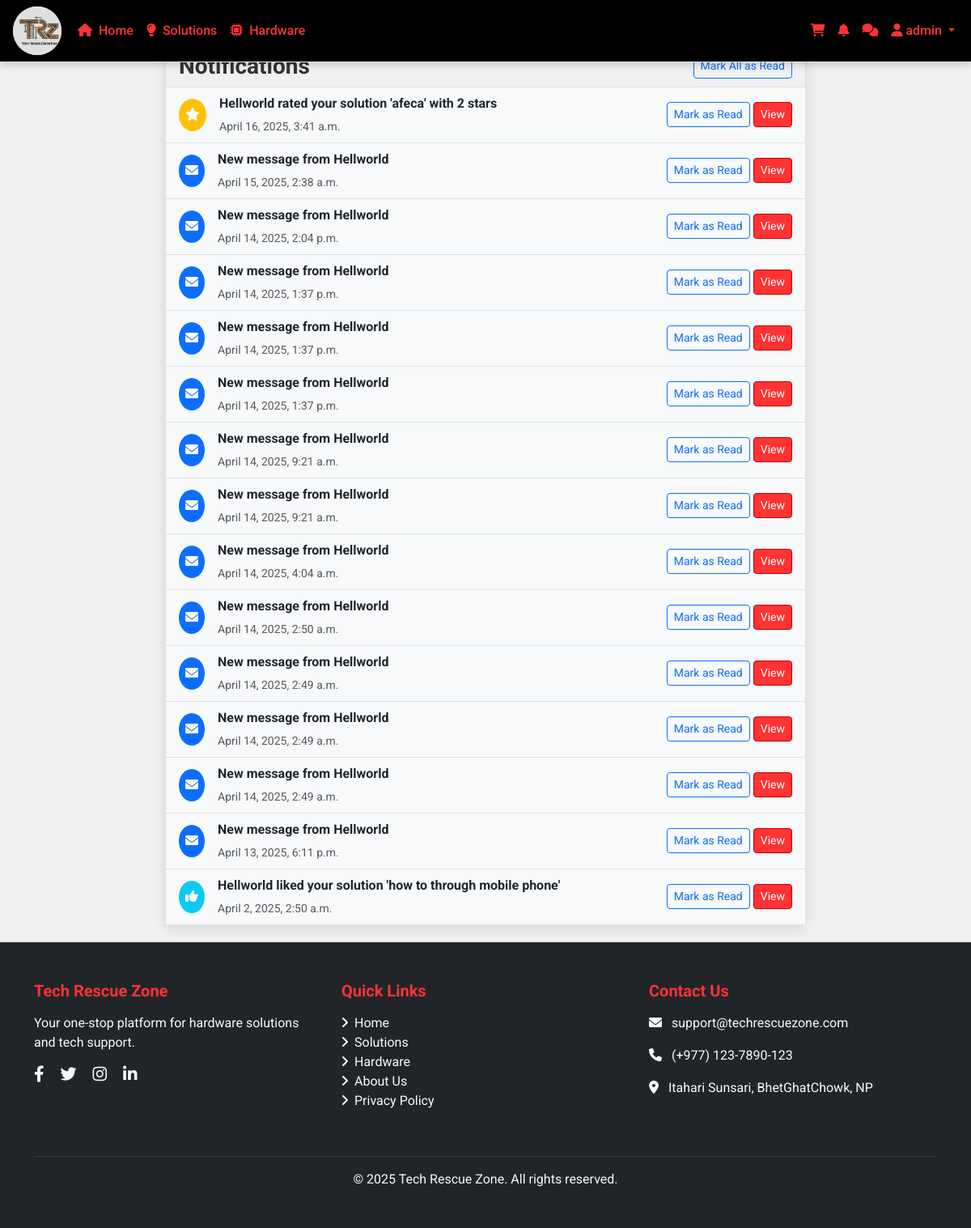
The app's page /notifications/ (signed in) with its own data.
### TechRescueZoneApp/models.py (models this page shows, shortened)
class Notification(models.Model):
    NOTIFICATION_TYPES = (
        ('message', 'New Message'),
        ('solution_comment', 'Solution Comment'),
        ('solution_like', 'Solution Like'),
        ('solution_rating', 'Solution Rating'),
        ('order_status', 'Order Status Update'),
        ('system', 'System Notification'),
    )
    recipient = models.ForeignKey(User, on_delete=models.CASCADE, related_name='notifications')
    sender = models.ForeignKey(User, on_delete=models.CASCADE, related_name='sent_notifications', null=True, blank=True)
    notification_type = models.CharField(max_length=20, choices=NOTIFICATION_TYPES)
    content = models.TextField()
    link = models.CharField(max_length=255, blank=True, null=True)
    is_read = models.BooleanField(default=False)
    created_at = models.DateTimeField(auto_now_add=True)
    class Meta:
        ordering = ['-created_at']

### TechRescueZoneApp/views.py (the view)
# urls.py: path('notifications/', views.notification_list, name='notification_list'),
@login_required
def notification_list(request):
    notifications = request.user.notifications.all()
    context = {
        'notifications': notifications,
    }
    return render(request, 'notification_list.html', context)

### templates/notification_list.html (shortened to what this page needs)
{% extends 'base.html' %}
{% block content %}
<div class="row">
    <div class="col-md-8 mx-auto">
        <div class="card">
            <div class="card-header d-flex justify-content-between align-items-center">
                <h3 class="mb-0">Notifications</h3>
                {% if notifications %}
                <a href="{% url 'TechRescueZoneApp:mark_all_notifications_read' %}" class="btn btn-sm btn-outline-primary">
                    Mark All as Read
                </a>
                {% endif %}
            </div>
            <div class="card-body p-0">
                {% if notifications %}
                <div class="list-group list-group-flush">
                    {% for notification in notifications %}
                    <div class="list-group-item list-group-item-action {% if not notification.is_read %}bg-light{% endif %}">
                        <div class="d-flex justify-content-between align-items-center">
                            <div class="d-flex align-items-center">
                                <div class="me-3">
                                    {% if notification.notification_type == 'message' %}
                                    <div class="bg-primary text-white rounded-circle p-2">
                                        <i class="fas fa-envelope"></i>
                                    </div>
                                    {% elif notification.notification_type == 'solution_comment' %}
                                    <div class="bg-success text-white rounded-circle p-2">
                                        <i class="fas fa-comment"></i>
                                    </div>
                                    {% elif notification.notification_type == 'solution_like' %}
                                    <div class="bg-info text-white rounded-circle p-2">
                                        <i class="fas fa-thumbs-up"></i>
                                    </div>
                                    {% elif notification.notification_type == 'solution_rating' %}
                                    <div class="bg-warning text-white rounded-circle p-2">
                                        <i class="fas fa-star"></i>
                                    </div>
                                    {% elif notification.notification_type == 'order_status' %}
                                    <div class="bg-secondary text-white rounded-circle p-2">
                                        <i class="fas fa-shopping-cart"></i>
                                    </div>
                                    {% else %}
                                    <div class="bg-dark text-white rounded-circle p-2">
                                        <i class="fas fa-bell"></i>
                                    </div>
                                    {% endif %}
                                </div>
                                <div>
                                    <p class="mb-1 {% if not notification.is_read %}fw-bold{% endif %}">{{ notification.content }}</p>
                                    <small class="text-muted">{{ notification.created_at|date:"F j, Y, g:i a" }}</small>
                                </div>
                            </div>
                            <div>
                                {% if not notification.is_read %}
                                <a href="{% url 'TechRescueZoneApp:mark_notification_read' notification.id %}" class="btn btn-sm btn-outline-primary">
                                    Mark as Read
                                </a>
                                {% endif %}
                                {% if notification.link %}
                                <a href="{{ notification.link }}" class="btn btn-sm btn-primary">
                                    View
                                </a>
                                {% endif %}
                            </div>
                        </div>
                    </div>
                    {% endfor %}
                </div>
                {% else %}
                <div class="text-center p-5">
                    <i class="fas fa-bell-slash fa-4x text-muted mb-3"></i>
                    <h4>No Notifications</h4>
                    <p class="text-muted">You don't have any notifications at the moment.</p>
                </div>
                {% endif %}
            </div>
        </div>
    </div>
</div>
{% endblock %}

### templates/base.html (shortened to what this page needs)
<!DOCTYPE html>
<html lang="en">
<head>
    <link href="https://cdn.jsdelivr.net/npm/bootstrap@5.3.0-alpha1/dist/css/bootstrap.min.css" rel="stylesheet">
    <link rel="stylesheet" href="https://cdnjs.cloudflare.com/ajax/libs/font-awesome/6.0.0/css/all.min.css">
</head>
<body>
    <nav class="navbar navbar-expand-lg navbar-dark fixed-top bg-dark">
        <a class="navbar-brand d-flex align-items-center px-3 py-2" href="{% url 'TechRescueZoneApp:home' %}" style="height: 60px; width:60px; ">
            <img src="/static/TechRescueZone1.jpeg" alt="Tech Rescue Zone Logo"
                 class="rounded-circle "
                 width="60" height="60"
                 style="object-fit: cover; background-color: white;">
        </a>
        <div class="container">
            <div class="collapse navbar-collapse" id="navbarNav">
                <ul class="navbar-nav me-auto">
                    <li class="nav-item">
                        <a class="nav-link" href="{% url 'TechRescueZoneApp:home' %}"><i class="fas fa-home me-1"></i> Home</a>
                    </li>
                    <li class="nav-item">
                        <a class="nav-link" href="{% url 'TechRescueZoneApp:solution_list' %}"><i class="fas fa-lightbulb me-1"></i> Solutions</a>
                    </li>
                    <li class="nav-item">
                        <a class="nav-link" href="{% url 'TechRescueZoneApp:hardware_list' %}"><i class="fas fa-microchip me-1"></i> Hardware</a>
                    </li>
                </ul>
                <ul class="navbar-nav">
                    {% if user.is_authenticated %}
                    <li class="nav-item">
                        <a class="nav-link position-relative" href="{% url 'TechRescueZoneApp:cart' %}">
                            <i class="fas fa-shopping-cart"></i>
                        </a>
                    </li>
                    <li class="nav-item">
                        <a class="nav-link position-relative" href="{% url 'TechRescueZoneApp:notification_list' %}">
                            <i class="fas fa-bell"></i>
                        </a>
                    </li>
                    <li class="nav-item">
                        <a class="nav-link" href="{% url 'TechRescueZoneApp:chat_list' %}">
                            <i class="fas fa-comments"></i>
                        </a>
                    </li>
                    <li class="nav-item dropdown">
                        <a class="nav-link dropdown-toggle" href="#" id="userDropdown" role="button" data-bs-toggle="dropdown">
                            <i class="fas fa-user"></i> {{ user.username }}
                        </a>
                    </li>
                    {% endif %}
                </ul>
            </div>
        </div>
    </nav>
        {% block content %}{% endblock %}
    <footer class="footer bg-dark text-light py-5">
        <div class="container">
            <div class="row">
                <div class="col-md-4">
                    <h5 class="mb-3"> Tech Rescue Zone</h5>
                    <p>Your one-stop platform for hardware solutions and tech support.</p>
                    <div class="mt-3">
                        <a href="#" class="text-light me-3"><i class="fab fa-facebook-f fa-lg"></i></a>
                        <a href="#" class="text-light me-3"><i class="fab fa-twitter fa-lg"></i></a>
                        <a href="#" class="text-light me-3"><i class="fab fa-instagram fa-lg"></i></a>
                        <a href="#" class="text-light me-3"><i class="fab fa-linkedin-in fa-lg"></i></a>
                    </div>
                </div>
                <div class="col-md-4">
                    <h5 class="mb-3"> Quick Links</h5>
                    <ul class="list-unstyled">
                        <li><a href="{% url 'TechRescueZoneApp:home' %}" class="text-light"><i class="fas fa-angle-right me-2"></i>Home</a></li>
                        <li><a href="{% url 'TechRescueZoneApp:solution_list' %}" class="text-light"><i class="fas fa-angle-right me-2"></i>Solutions</a></li>
                        <li><a href="{% url 'TechRescueZoneApp:hardware_list' %}" class="text-light"><i class="fas fa-angle-right me-2"></i>Hardware</a></li>
                        <li><a href="#" class="text-light"><i class="fas fa-angle-right me-2"></i>About Us</a></li>
                        <li><a href="#" class="text-light"><i class="fas fa-angle-right me-2"></i>Privacy Policy</a></li>
                    </ul>
                </div>
                <div class="col-md-4">
                    <h5 class="mb-3"> Contact Us</h5>
                    <p><i class="fas fa-envelope me-2"></i> support@techrescuezone.com</p>
                    <p><i class="fas fa-phone me-2"></i> (+977) 123-7890-123</p>
                    <p><i class="fas fa-map-marker-alt me-2"></i> Itahari Sunsari, BhetGhatChowk, NP</p>
                </div>
            </div>
            <div class="row mt-4">
                <div class="col-12">
                    <hr class="border-secondary">
                </div>
            </div>
            <div class="row">
                <div class="col-12 text-center">
                    <p class="mb-0">&copy; {% now "Y" %} Tech Rescue Zone. All rights reserved.</p>
                </div>
            </div>
        </div>
    </footer>
</body>
</html>

### records on screen
Notification: notification_type "solution_rating" (drawn), content "Hellworld rated your solution 'afeca' with 2 stars", created_at "April 16, 2025, 3:41 a.m.", is_read "Mark as Read"
Notification: notification_type "message" (drawn), content "New message from Hellworld", created_at "April 15, 2025, 2:38 a.m.", is_read "Mark as Read"
Notification: notification_type "message" (drawn), content "New message from Hellworld", created_at "April 14, 2025, 2:04 p.m.", is_read "Mark as Read"
Notification: notification_type "message" (drawn), content "New message from Hellworld", created_at "April 14, 2025, 1:37 p.m.", is_read "Mark as Read"
Notification: notification_type "message" (drawn), content "New message from Hellworld", created_at "April 14, 2025, 1:37 p.m.", is_read "Mark as Read"
Notification: notification_type "message" (drawn), content "New message from Hellworld", created_at "April 14, 2025, 1:37 p.m.", is_read "Mark as Read"
Notification: notification_type "message" (drawn), content "New message from Hellworld", created_at "April 14, 2025, 9:21 a.m.", is_read "Mark as Read"
Notification: notification_type "message" (drawn), content "New message from Hellworld", created_at "April 14, 2025, 9:21 a.m.", is_read "Mark as Read"
Notification: notification_type "message" (drawn), content "New message from Hellworld", created_at "April 14, 2025, 4:04 a.m.", is_read "Mark as Read"
Notification: notification_type "message" (drawn), content "New message from Hellworld", created_at "April 14, 2025, 2:50 a.m.", is_read "Mark as Read"
Notification: notification_type "message" (drawn), content "New message from Hellworld", created_at "April 14, 2025, 2:49 a.m.", is_read "Mark as Read"
Notification: notification_type "message" (drawn), content "New message from Hellworld", created_at "April 14, 2025, 2:49 a.m.", is_read "Mark as Read"
Notification: notification_type "message" (drawn), content "New message from Hellworld", created_at "April 14, 2025, 2:49 a.m.", is_read "Mark as Read"
Notification: notification_type "message" (drawn), content "New message from Hellworld", created_at "April 13, 2025, 6:11 p.m.", is_read "Mark as Read"
Notification: notification_type "solution_like" (drawn), content "Hellworld liked your solution 'how to through mobile phone'", created_at "April 2, 2025, 2:50 a.m.", is_read "Mark as Read"

### other values on screen
{{ user.username }} "admin"
